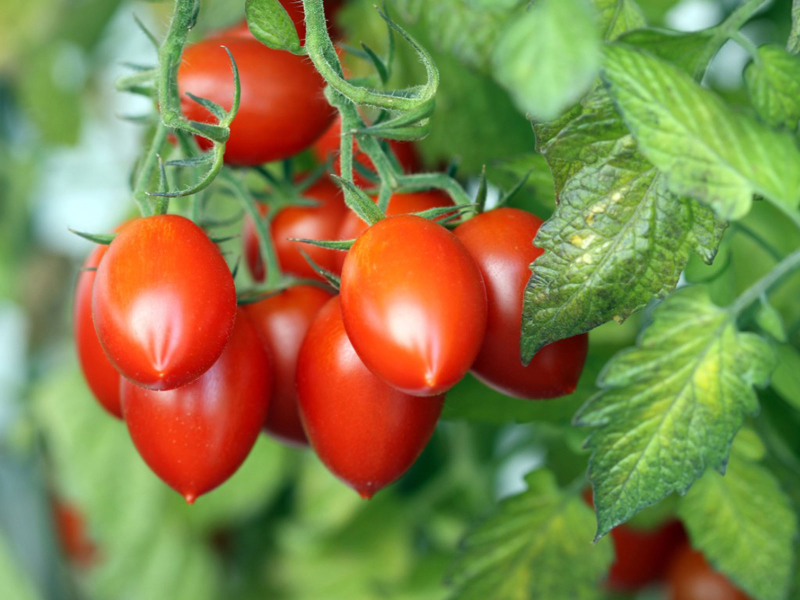
#> input picture a_prelim/2_images_vectors/0_assets/img_7.jpg, 1600 x 1200 px (shown at 1/2 size)
$ python entrypoint.py
#> lines starting #> are read from the running program, lines starting #| are printed output that depends on the picture
# From OpenCV Library, import only imread, resize, INTER_LINEAR, INTER_AREA and INTER_CUBIC.
from cv2 import INTER_AREA, INTER_CUBIC, INTER_LINEAR, imread, imwrite, resize
from matplotlib.pyplot import (
    imshow as show_image,
    savefig,
    show as show_figure,
    subplot,
    title,
)

# % matplotlib qt # ! They said its a magic line, uncomment if you're having issues. And I have no idea what this was for.

"""
    # In this script, we're not worrying about the aspect ratio when it comes to image resizing.
    * The focus of image resizing here is for the use of interpolation.

    ! So far, in OpenCV we have three best-known available interpolations for image resizing and those are:
    * (1) INTER_LINEAR — Default Option for Image Enlargement. Faster than Cubic, Primarily Used when zooming is required.
    * (2) INTER_AREA — Specifically used for Image Shrinking. Technically an interpolation for using best representative pixel to ensure quality is not worse upon shrink.
    * (3) INTER_CUBIC — A Complex Computated Interpolation for Image Enlargement. Slower than Linear, but the quality is better.

    * Meanwhile, there are other known Interpolators as well. But its not that well known or used as far as I cant tell.
    * (1) INTER_NEAREST — a nearest-neighbor interpolation, might be used for image shrinking because it base on near-pixel of the selected pixel.
    * (2) INTER_LANCZOS4  — a Lanczos interpolation over 8×8 pixel neighborhood. Potentially usable for pixel-candidate for image shrinking and enlargement.

    For now, only INTER_LINEAR, INTER_AREA, and INTER_CUBIC will be introduced for now.
"""

# # If you're still confused, here's a great article to read about image scaling.
# # https://subscription.packtpub.com/book/application_development/9781785283932/1/ch01lvl1sec13/image-scaling


# This is a magic command to display in an external window
# Credits to https://www.gardeningknowhow.com/edible/vegetables/tomato/planting-tomato-plants.htm for the picture.

original_image_buffer = imread("../0_assets/img_7.jpg")
#> original_image_buffer is the input picture: shape (1200, 1600, 3); mean B, G, R 73.5, 129.8, 131.6
original_image_h, original_image_w = original_image_buffer.shape[:2]
#> original_image_h = 1200; original_image_w = 1600
"""
    * By this point, we have to create atleast 3 buffers to modify the original image, and to show the interpolation output as well.
    * The original image properties of ../0_assets/img_7.jpg has the following:
        (1) Type: .jpg
        (2) Size: 224 KB
        (3) Width and Height: (1600 x 1200)

"""

# The use of scaling factors is okay than using the width and height for adjustment.
# Though the effects of scaling and the result is not known, to my case so, it is your preference to do some modification to the parameters.
area_shrink_buffer = resize(
    original_image_buffer, (0, 0), fx=0.1, fy=0.1, interpolation=INTER_AREA
)
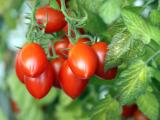
#> area_shrink_buffer: shape (120, 160, 3); mean B, G, R 73.5, 129.8, 131.6
cubic_enlarge_buffer = resize(
    original_image_buffer,
    (original_image_w * 2, original_image_h * 2),
    interpolation=INTER_CUBIC,
)
linear_enlarge_buffer = resize(
    original_image_buffer,
    (original_image_w * 2, original_image_h * 2),
    interpolation=INTER_LINEAR,
)

FIGURE_TITLES = ["Original", "Inter. Area", "Inter. Cubic", "Inter. Linear"]
IMAGE_BUFFERS = [
    original_image_buffer,
    area_shrink_buffer,
    cubic_enlarge_buffer,
    linear_enlarge_buffer,
]

# Referencing IMAGE_BUFFER will cause the figure to not show it.
# The for loop seem complex, let's deconstruct it.

"""
    * enumerate(range(0, len(FIGURE_TITLES)))

    First, we figure out the number of elements in the list, which is 4.
    Then we generate a range for the iteration from 0 as starting point and the resulting len(FIGURE_TITLES) which is 4, as the last point.
    Then we enumerate it by having an index generate for us, which is then stored in idx variable of the for loop for element reference in the list.
"""

for idx, buf in enumerate(range(0, len(FIGURE_TITLES))):
    subplot(2, 2, idx + 1)
    title(FIGURE_TITLES[idx])
    show_image(IMAGE_BUFFERS[idx])
    # Ignore the Original Image and Save the Other Modifications while Sterilizing the Image Write File Name.
    if idx > 0:
        imwrite(
            "%s.png" % (FIGURE_TITLES[idx].replace(".", "_").replace(" ", "").lower()),
            IMAGE_BUFFERS[idx],
        )

# ! Note, if you don't have tkinter by default (means of opt-out from the python installation), you might not be able to see the output.
# ! Here's the result if you don't have tkinter, UserWarning: Matplotlib is currently using agg, which is a non-GUI backend, so cannot show the figure.

# # By this point, you have to re-install your python to install the tkinter. Because in the future modules, you really have to display some other elements that is correlated in the figure.

# * Credits to the OP of this issue: https://stackoverflow.com/questions/56656777/userwarning-matplotlib-is-currently-using-agg-which-is-a-non-gui-backend-so
show_figure()  # ! Uncomment this line if you want to display the figure window.
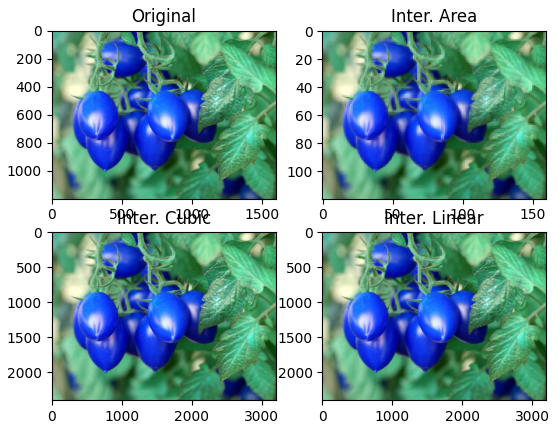
#> figure drawn by matplotlib, 4 panels; B, G, R data is drawn as R, G, B

# In my perspective, I don't have tkinter, so I might wanna save it instead to see the result.
# * Solution from the Issue: https://stackoverflow.com/a/58181952/5353223
savefig(
    "result.png"
)  # Uncommment if you wanna see them 4 in 1 picture without executing this.

$ run again, with a_prelim/2_images_vectors/0_assets/img_2.jpg copied over a_prelim/2_images_vectors/0_assets/img_7.jpg
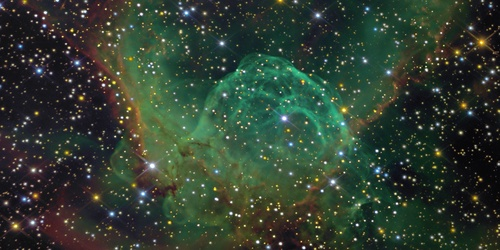
#> input picture a_prelim/2_images_vectors/0_assets/img_2.jpg, 500 x 250 px
#> original_image_buffer is the input picture: shape (250, 500, 3); mean B, G, R 49.4, 62.5, 48.9
#> `cubic_enlarge_buffer = resize( original_image_buffer, (original_image_..`:
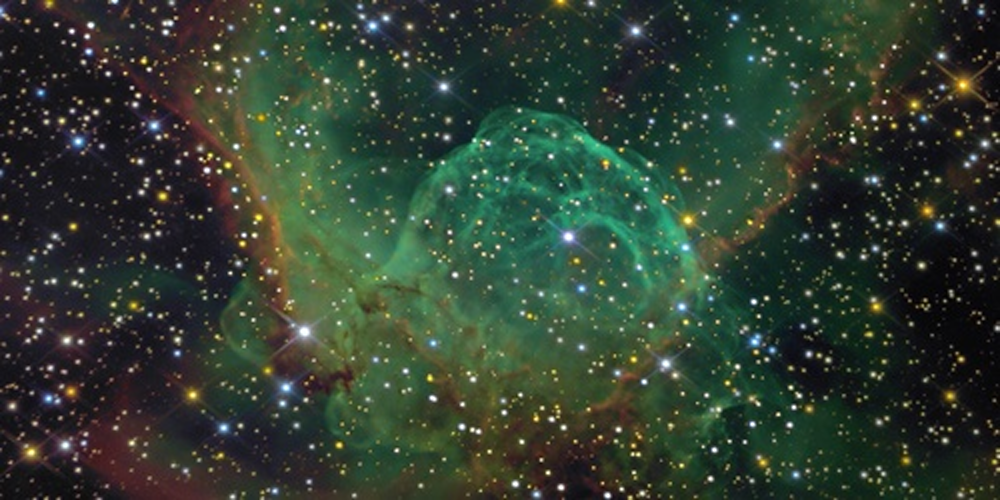
#> cubic_enlarge_buffer: shape (500, 1000, 3); mean B, G, R 49.4, 62.5, 48.9
#> `show_figure()`:
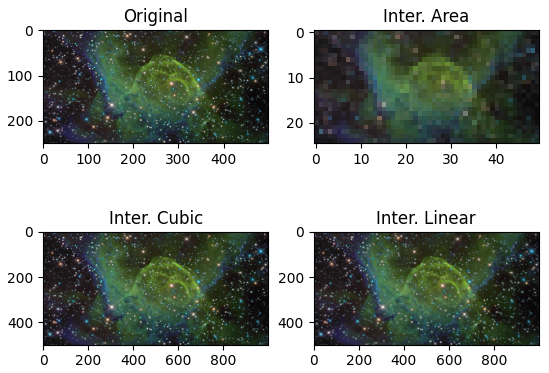
#> figure drawn by matplotlib, 4 panels; B, G, R data is drawn as R, G, B
